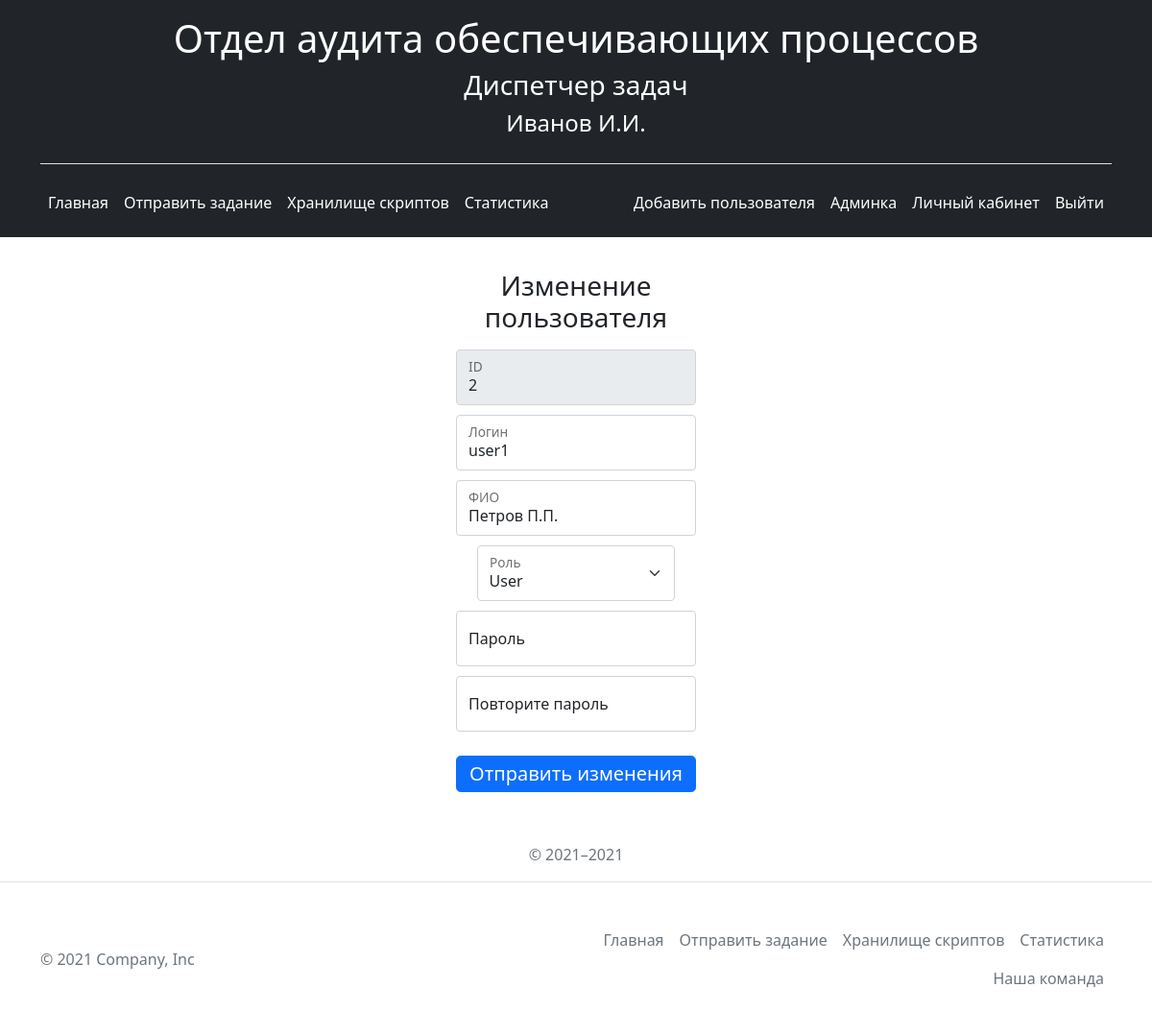
Page /admin_panel/2 (signed in) on the earlier database version.
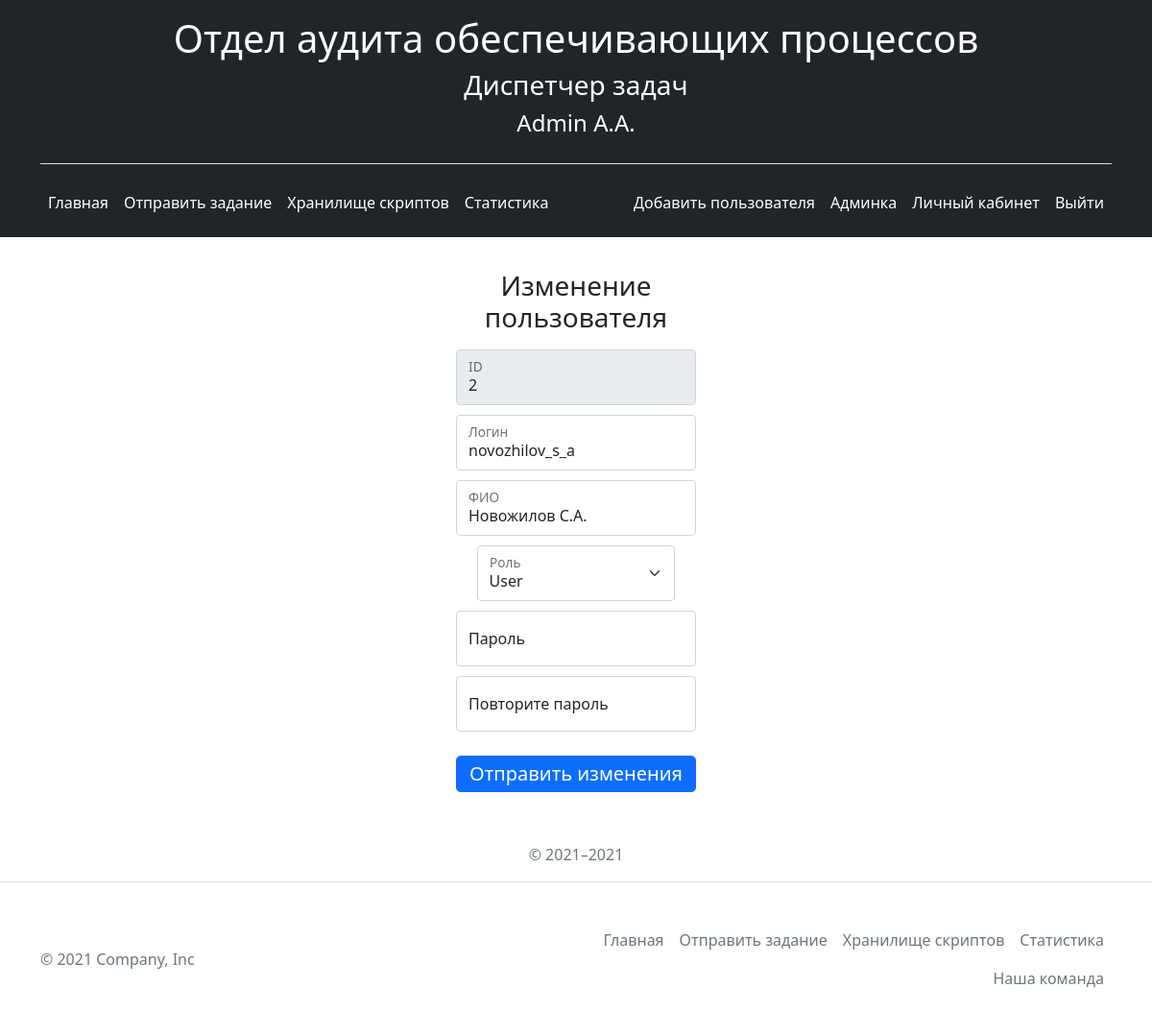
Same page on the later database version.
### app.py (models this page shows, shortened)
class User(db.Model, UserMixin):
    __tablename__ = 'user'
    id = db.Column(db.Integer, primary_key=True)
    login = db.Column(db.String(20), unique=True, nullable=False)
    fio = db.Column(db.String(20), nullable=False)
    password = db.Column(db.String(1255), nullable=False)
    role_id = db.Column(db.Integer, db.ForeignKey('role.id'), nullable=False, default='1')
    role = db.relationship('Role', foreign_keys=[role_id])

### app.py (the view)
@app.route('/admin_panel/<int:id>')
@login_required
def user_detail(id):
    user = User.query.get(id)
    roles = Role.query.order_by(Role.id).all()
    return render_template("user_update.html", user=user, roles=roles)

### app.py (called while the page is built)
@login_manager.user_loader
def load_user(user_id):
    return User.query.get(user_id)

### templates/user_update.html (shortened to what this page needs)
{% extends 'base.html' %}
{% block body %}
<div class="container text-center">
  <form class="authorization-form" action="/admin_panel/{{ user.id }}/user_update" method="post">
    <h1 class="h3 mb-3 fw-normal">Изменение пользователя</h1>
      <div class="form-floating">
      <input type="text" class="form-control" id="id" name="id" placeholder="ID" disabled value="{{ user.id }}">
      <label for="login">ID</label>
    </div>
    <div class="form-floating">
      <input type="text" class="form-control" id="login" name="login" placeholder="Логин" value="{{ user.login }}">
      <label for="login">Логин</label>
    </div>
      <div class="form-floating">
      <input type="text" class="form-control" id="fio" name="fio" placeholder="ФИО" value="{{ user.fio }}">
      <label for="fio">ФИО</label>
    </div>
    <div class="form-floating">
        <select class="select-role form-select" aria-label="Default select example" id="role" name="role" >
            {% for el in roles %}
            <option value="{{ el.id }}"{% if el.id ==  user.role.id %}selected{% elif user.id == 1 %}disabled{% endif %} >{{ el.name }} </option>
            {% endfor %}
        </select>
      <label for="role">Роль</label>
    </div>
    <div class="form-floating">
      <input type="password" class="form-control" id="password"  name="password" placeholder="Пароль">
      <label for="password">Пароль</label>
    </div>
      <div class="form-floating">
      <input type="password" class="form-control" id="password2"  name="password2" placeholder="Повторите пароль">
      <label for="password2">Повторите пароль</label>
    </div>
    <button class="w-100 btn btn-lg btn-primary button-auth" type="submit">Отправить изменения</button>
    <p class="mt-5 mb-3 text-muted">© 2021–2021</p>
  </form>
</div>
{% endblock %}

### templates/base.html (shortened to what this page needs)
<!doctype html>
<html lang="en">
<head>
    <link rel="stylesheet" href="{{ url_for('static', filename='css/bootstrap.min.css') }}">
    <link rel="stylesheet" href="{{ url_for('static', filename='css/main.css') }}">
	<link rel="stylesheet" type="text/css" href="{{ url_for('static', filename='DataTables/datatables.min.css') }}"/>
</head>
<body>
    <header class="p-3 bg-dark text-white">
        <div class="container">
            <div class="header-logo border-bottom">
                <h1>Отдел аудита обеспечивающих процессов</h1>
                <h3>Диспетчер задач</h3>
                <h4>{{ current_user.fio }}</h4>
            </div>
          <div class="d-flex flex-wrap align-items-center justify-content-center justify-content-lg-start">
            <ul class="nav col-12 col-lg-auto me-lg-auto mb-2 justify-content-center mb-md-0">
              <li><a href="/" class="nav-link px-2 text-white">Главная</font></a></li>
              <li><a href="/taskadd" class="nav-link px-2 text-white"><font style="vertical-align: inherit;">Отправить задание</font></a></li>
              <li><a href="/storagescripts" class="nav-link px-2 text-white"><font style="vertical-align: inherit;">Хранилище скриптов</font></a></li>
              <li><a href="/statistics" class="nav-link px-2 text-white"><font style="vertical-align: inherit;">Статистика</font></a></li>
            </ul>
            <div class="d-flex text-end">
                {% if current_user.role.name == 'Admin' %}
                    <a href="/register" class="nav-link px-2 text-white"><font style="vertical-align: inherit;">Добавить пользователя</font></a>
                {% endif %}
                {% if current_user.login %}
                    <a href="/admin_panel" class="nav-link px-2 text-white"><font style="vertical-align: inherit;">Админка</font></a>
                    <a href="/user/{{ current_user.login }}/{{ current_user.id}}" class="nav-link px-2 text-white"><font style="vertical-align: inherit;">Личный кабинет</font></a>
                    <a href="/logout" class="nav-link px-2 text-white"><font style="vertical-align: inherit;">Выйти</font></a>
                {% else %}
                    <a href="/login" class="nav-link px-2 text-white"><font style="vertical-align: inherit;">Авторизоваться</font></a>
                {% endif %}
            </div>
          </div>
        </div>
    </header>
    {% block body %}{% endblock %}
    <footer class="border-top">
        <div class="container d-flex flex-wrap justify-content-between align-items-center py-3 my-4 ">
        <p class="col-md-4 mb-0 text-muted">© 2021 Company, Inc</p>
        <ul class="nav col-md-6 justify-content-end">
            <li class="nav-item"><a href="/" class="nav-link px-2 text-muted">Главная</a></li>
            <li class="nav-item"><a href="/taskadd" class="nav-link px-2 text-muted">Отправить задание</a></li>
            <li class="nav-item"><a href="/storagescripts" class="nav-link px-2 text-muted">Хранилище скриптов</a></li>
            <li class="nav-item"><a href="/statistics" class="nav-link px-2 text-muted">Статистика</a></li>
            <li class="nav-item"><a href="/about" class="nav-link px-2 text-muted">Наша команда</a></li>
        </ul>
              </div>
  </footer>
</body>
</html>

Differences in the rows shown:
changed User: fio "Иванов И.И." → "Admin A.A."
changed User id 2: login "user1" → "novozhilov_s_a"; fio "Петров П.П." → "Новожилов С.А."
